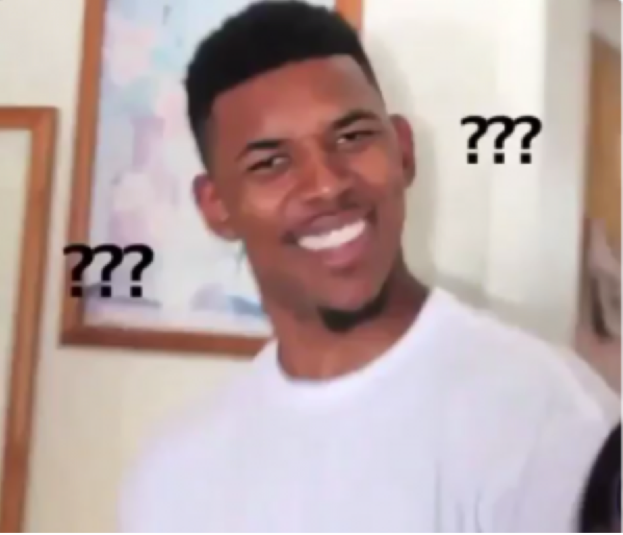
#> input picture confusionMEME.png, 1246 x 1070 px (shown at 1/2 size)
$ python image2ascii.py
#> lines starting #> are read from the running program, lines starting #| are printed output that depends on the picture
from PIL import Image

def asciiConvert(image, type, saveas, scale):
#> called with image = 'confusionMEME.png', type = 'png', saveas = 'confusion.txt', scale = '5'
    scale = int(scale)

    # open and get image size
    img = Image.open(image)
#> img is the input picture: PIL image 1246x1070 RGBA; mean R, G, B, A 186.6, 167.8, 165.9, 255
    w,h = img.size
#> w = 1246; h = 1070

    # resize image (downscale)
    img.resize((w//scale, h//scale)).save("resized.%s" % type)
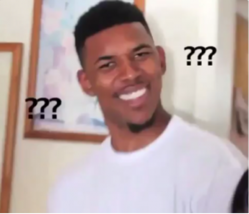
#> saved as resized.png: PIL image 249x214 RGBA; mean R, G, B, A 186.5, 167.7, 165.9, 255

    # list with correct length and height (same as resized image)
    grid = []
    for i in range(h):
        grid.append(["X"] * w)

    pix = img.load()

    for y in range(h):
        for x in range(w):
            if sum(pix[x,y]) == 0:
                grid[y][x] = "#"
            elif sum(pix[x,y]) in range(1, 100):
                grid[y][x] = "X"
            elif sum(pix[x,y]) in range(100, 200):
                grid[y][x] = "W"
            elif sum(pix[x,y]) in range(200, 300):
                grid[y][x] = "&"
            elif sum(pix[x,y]) in range(300, 400):
                grid[y][x] = "a"
            elif sum(pix[x,y]) in range(400, 500):
                grid[y][x] = "+"
            elif sum(pix[x,y]) in range(500, 600):
                grid[y][x] = "/"
            elif sum(pix[x,y]) in range(600, 700):
                grid[y][x] = "("
            elif sum(pix[x,y]) in range(700, 750):
                grid[y][x] = "'"
            else:
                grid[y][x] = " "

    art = open(saveas, "w")

    for row in grid:
        art.write("".join(row)+"\n")

    art.close()

if __name__ == '__main__':
    asciiConvert("confusionMEME.png", "png", "confusion.txt", "5")
